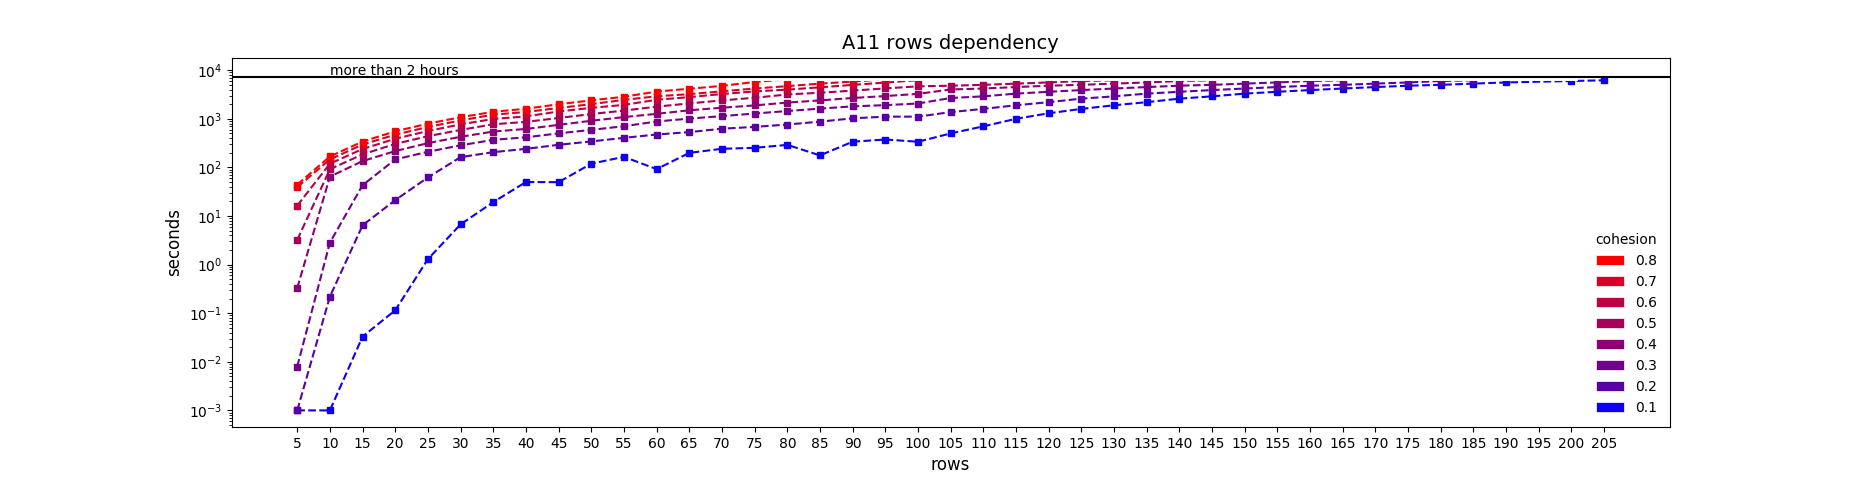

The Python source for this figure:
import numpy as np
import matplotlib.pyplot as plt
import matplotlib.patches as mpatches

plt.yscale('log')
plt.ylim(0.0001,100000)
plt.axis('auto')

plt.xticks([5   , 10   , 15   , 20   , 25   , 30   , 35   , 40   , 45   ,  50  ,  55  ,  60  ,  65  ,  70  ,  75  ,  80  ,  85  ,  90  ,  95  ,  100  ,  105  , 110   ,  115  ,  120  ,  125  ,  130  ,  135  ,  140  ,  145  ,  150  ,  155  ,  160  ,  165  ,  170  ,  175  ,  180  ,  185  ,  190  ,  195  ,  200  ,  205],
           ['5' , '10' , '15' , '20' , '25' , '30' , '35' , '40' , '45' , '50' , '55' , '60' , '65' , '70' , '75' , '80' , '85' , '90' , '95' , '100' , '105' , '110' , '115' , '120' , '125' , '130' , '135' , '140' , '145' , '150' , '155' , '160' , '165' , '170' , '175' , '180' , '185' , '190' , '195' , '200' , '205'])

plt.plot([5      , 10      , 15      , 20      , 25      , 30      , 35      , 40     , 45     ,  50      ,  55      ,  60     ,  65      ,  70      ,  75      ,  80      ,  85      ,  90      ,  95      ,  100     ,  105     , 110  , 115  , 120  , 125  , 130  , 135  , 140  , 145  , 150  , 155  , 160  , 165  , 170  , 175  , 180  , 185  , 190  , 200  , 205 ],
         [0.001  , 0.001   , 0.033   , 0.115   , 1.296   , 6.735   , 19.312  , 50.026 , 49.658 ,  119.270 ,  165.173 ,  92.169 ,  199.235 ,  241.581 ,  252.871 ,  290.985 ,  176.567 ,  338.088 ,  375.096 ,  337.224 ,  500.684 , 700  , 1000 , 1300 , 1600 , 1900 , 2200 , 2600 , 2900 , 3300 , 3600 , 3900 , 4200 , 4500 , 4800 , 5000 , 5300 , 5600 , 6000 , 6200],
         color='#0d00f2', linestyle='dashed', marker='s',markerfacecolor='#0d00f2', markersize=4)

plt.plot([5     , 10    , 15    , 20     , 25     , 30      , 35      , 40      , 45      , 50      , 55      , 60      , 65      , 70      , 75      , 80      , 85      , 90       , 95       , 100      , 105      , 110  , 115  , 120  , 125  , 130  , 135  , 140  , 145  , 150  , 155  , 160  , 165  , 170  , 175  , 180  , 185 ],
         [0.001 , 0.219 , 6.430 , 21.234 , 62.101 , 162.918 , 205.986 , 240.736 , 291.865 , 342.369 , 405.924 , 475.103 , 532.644 , 625.542 , 681.911 , 763.016 , 874.505 , 1023.816 , 1108.437 , 1107.341 , 1374.046 , 1600 , 1900 , 2200 , 2600 , 2900 , 3300 , 3600 , 3900 , 4200 , 4500 , 4800 , 5000 , 5300 , 5600 , 6000 , 6200],
         color='#5900a6', linestyle='dashed', marker='s',markerfacecolor='#5900a6', markersize=4)

plt.plot([5     , 10    , 15     , 20      , 25      , 30      , 35      , 40      , 45      , 50      , 55      , 60      , 65       , 70       , 75       , 80       , 85       , 90       , 95       , 100      , 105      , 110  , 115  , 120  , 125  , 130  , 135  , 140  , 145  , 150  , 155  , 160  , 165],
         [0.008 , 2.831 , 42.990 , 145.963 , 209.679 , 284.792 , 369.327 , 416.152 , 501.649 , 591.512 , 704.737 , 878.988 , 1010.690 , 1136.497 , 1283.119 , 1446.437 , 1620.946 , 1805.146 , 1911.889 , 2065.394 , 2681.869 , 2900 , 3300 , 3600 , 3900 , 4200 , 4500 , 4800 , 5000 , 5300 , 5600 , 6000 , 6200],
         color='#73008c', linestyle='dashed', marker='s',markerfacecolor='#73008c', markersize=4)        

plt.plot([5     , 10     , 15      , 20      , 25      , 30      , 35      , 40      , 45      , 50      , 55       , 60       , 65       , 70       , 75       , 80       , 85       , 90       , 95       , 100      , 105      , 110  , 115  , 120  , 125  , 130  , 135  , 140  , 145 ],
         [0.328 , 64.584 , 135.023 , 216.732 , 315.913 , 426.717 , 546.432 , 618.719 , 750.403 , 911.121 , 1083.879 , 1265.532 , 1496.390 , 1690.949 , 1886.177 , 2156.936 , 2392.865 , 2682.908 , 2940.417 , 3259.437 , 4017.002 , 4200 , 4500 , 4800 , 5000 , 5300 , 5600 , 6000 , 6200],
         color='#8c0073', linestyle='dashed', marker='s',markerfacecolor='#8c0073', markersize=4)         

plt.plot([5     , 10     , 15      , 20      , 25      , 30      , 35      , 40      , 45       , 50       , 55       , 60       , 65       , 70       , 75       , 80       , 85       , 90       , 95       , 100      , 105  , 110  , 115  , 120  , 125  , 130],
         [3.219 , 91.668 , 185.487 , 304.423 , 439.023 , 590.555 , 772.060 , 865.352 , 1038.589 , 1252.816 , 1475.297 , 1779.785 , 2070.711 , 2393.890 , 2710.756 , 3168.187 , 3435.526 , 3804.890 , 4225.417 , 4656.515 , 4800 , 5000 , 5300 , 5600 , 6000 , 6200],
         color='#a60059', linestyle='dashed', marker='s',markerfacecolor='#a60059', markersize=4)        

plt.plot([5      , 10      , 15      , 20      , 25      , 30      , 35      , 40       , 45       , 50       , 55       , 60       , 65       , 70       , 75       , 80       , 85       , 90       , 95       , 100     ],
         [16.312 , 119.440 , 239.464 , 388.657 , 560.396 , 769.184 , 993.238 , 1119.197 , 1413.621 , 1681.481 , 1934.331 , 2464.040 , 2794.999 , 3236.291 , 3663.728 , 3984.533 , 4442.279 , 4985.871 , 5578.078 , 6233.732],
         color='#bf0040', linestyle='dashed', marker='s',markerfacecolor='#bf0040', markersize=4)        

plt.plot([5      , 10      , 15      , 20      , 25      , 30      , 35       , 40       , 45       , 50       , 55       , 60       , 65       , 70       , 75       , 80       , 85       , 90       , 95       , 100     ],
         [39.347 , 145.664 , 296.082 , 471.115 , 680.131 , 925.487 , 1216.752 , 1382.458 , 1669.633 , 2004.735 , 2450.432 , 2910.233 , 3215.990 , 3680.055 , 4196.411 , 4704.447 , 5295.111 , 5830.082 , 6534.844 , 7370.147],
         color='#d90026', linestyle='dashed', marker='s',markerfacecolor='#d90026', markersize=4)       

plt.plot([5      , 10      , 15      , 20      , 25      , 30       , 35       , 40       , 45       , 50       , 55       , 60       , 65       , 70       , 75       , 80      ],
         [44.236 , 167.845 , 340.345 , 551.977 , 795.648 , 1077.211 , 1393.164 , 1611.681 , 1993.721 , 2398.437 , 2841.085 , 3631.496 , 4152.341 , 4760.285 , 5735.120 , 6486.560],
         color='#ff0000', linestyle='dashed', marker='s',markerfacecolor='#ff0000', markersize=4)

plt.plot([20   , 200  ],
         [8200 , 8200],
         color='#ffffff', linestyle='-', marker='s',markerfacecolor='#ffffff', markersize = 2, linewidth = 10)

plt.axhline(7200.000, color='black')

plt.text(10, 8000.000, 'more than 2 hours')

plt.title('A11 rows dependency', fontsize=14)
plt.xlabel('rows', fontsize=12)
plt.ylabel('seconds', fontsize=12)

c1 = mpatches.Patch(facecolor='#ff0000', label = '0.8', linewidth = 0.5, edgecolor = 'white')
c2 = mpatches.Patch(facecolor='#d90026', label = '0.7', linewidth = 0.5, edgecolor = 'white')
c3 = mpatches.Patch(facecolor='#bf0040', label = '0.6', linewidth = 0.5, edgecolor = 'white')
c4 = mpatches.Patch(facecolor='#a60059', label = '0.5', linewidth = 0.5, edgecolor = 'white')
c5 = mpatches.Patch(facecolor='#8c0073', label = '0.4', linewidth = 0.5, edgecolor = 'white')
c6 = mpatches.Patch(facecolor='#73008c', label = '0.3', linewidth = 0.5, edgecolor = 'white')
c7 = mpatches.Patch(facecolor='#5900a6', label = '0.2', linewidth = 0.5, edgecolor = 'white')
c8 = mpatches.Patch(facecolor='#0d00f2', label = '0.1', linewidth = 0.5, edgecolor = 'white')

legend = plt.legend(handles=[c1,c2,c3,c4,c5,c6,c7,c8], title = 'cohesion', loc = 4, fontsize = 10, fancybox = True)

frame = legend.get_frame() #sets up for color, edge, and transparency
frame.set_facecolor('white') #color of legend
frame.set_edgecolor('white') #edge color of legend
frame.set_alpha(1) #deals with transparency

plt.show()
